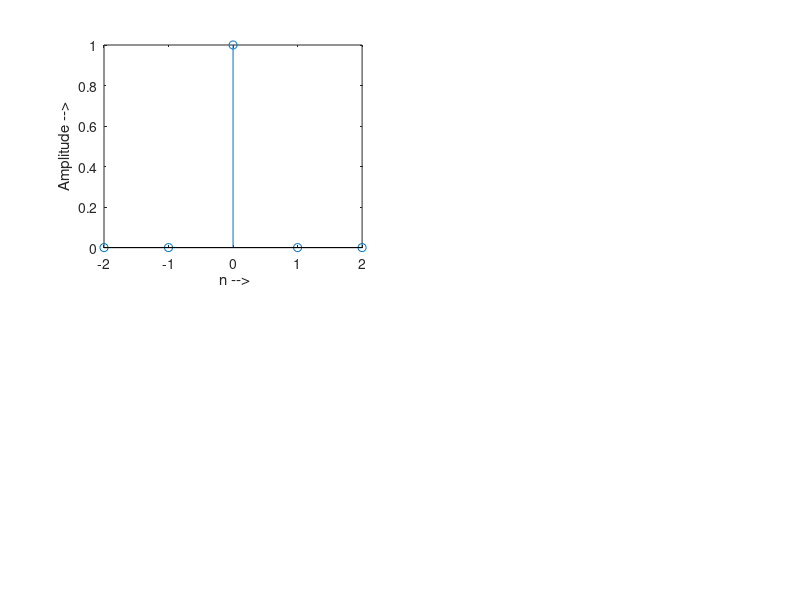

Here is the MATLAB script that generated this plot:
clc;
clear all;
close all;
t=-2:1:2;
y=[zeros(1,2),ones(1,1),zeros(1,2)];
subplot(2,2,1);
stem(t,y);
ylabel('Amplitude -->');
xlabel(' n -->');